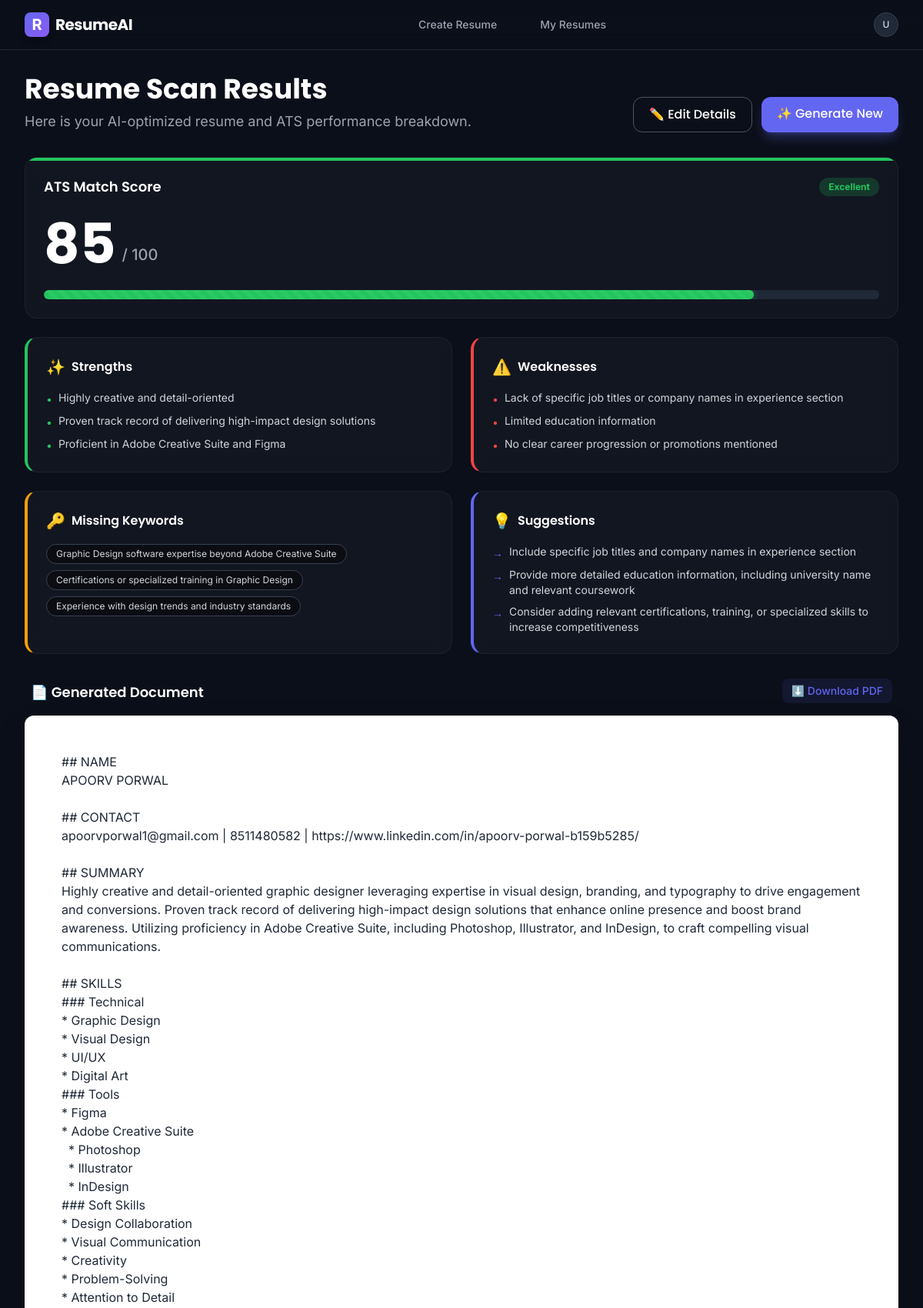
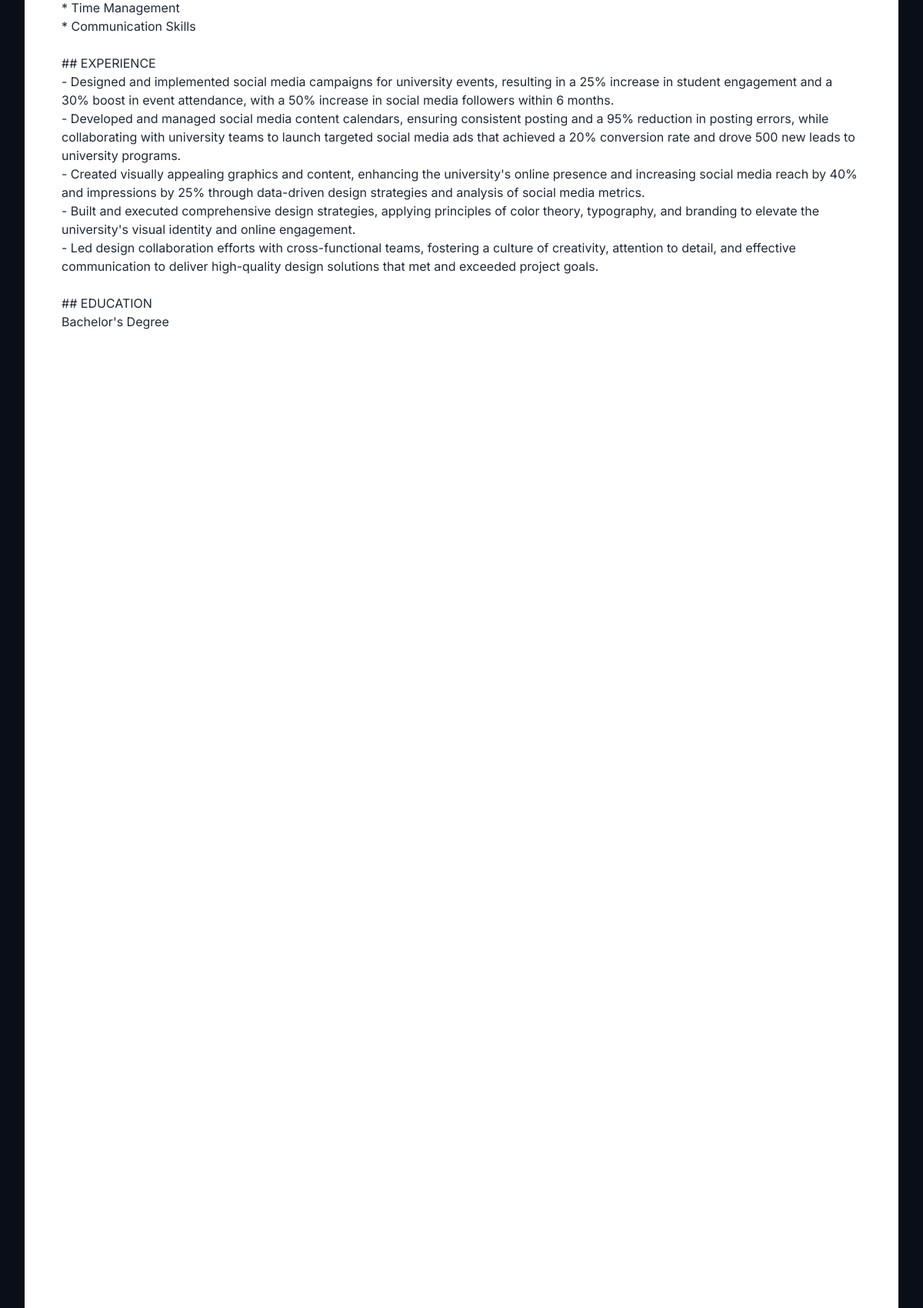
Page /resumes/detail/62/ (upper part) on the committed database (2 pictures, top to bottom).
### resumes/models.py (models this page shows, shortened)
class Resume(models.Model):
    name = models.CharField(max_length=100)
    email = models.EmailField()
    phone = models.CharField(max_length=15)
    linkedin = models.URLField(blank=True, null=True)
    objective = models.TextField()
    skills = models.TextField()
    experience = models.TextField()
    education = models.TextField()
    job_description = models.TextField(blank=True, null=True)
    ai_generated_resume = models.TextField(blank=True, null=True)
    ats_score = models.IntegerField(blank=True, null=True)
    feedback = models.TextField(blank=True, null=True)
    created_at = models.DateTimeField(auto_now_add=True)
    updated_at = models.DateTimeField(auto_now=True)

### resumes/views.py (the view)
# urls.py: path('detail/<int:pk>/', views.resume_detail, name='resume_detail'),
def resume_detail(request, pk):
    resume = get_object_or_404(Resume, pk=pk)
    if resume.feedback:
        try:
            resume.feedback_data = json.loads(resume.feedback)
        except:
            resume.feedback_data = {}
    else:
        resume.feedback_data = {}
    return render(request, 'resumes/resume_detail.html', {'resume': resume})

### templates/resumes/resume_detail.html (shortened to what this page needs)
{% extends 'base.html' %}
{% block content %}
<div class="mb-8 flex flex-col md:flex-row md:items-end justify-between gap-4 print:hidden">
    <div>
        <h1 class="text-3xl md:text-4xl font-heading font-bold text-white mb-2">Resume Scan Results</h1>
        <p class="text-textSecondary text-lg">Here is your AI-optimized resume and ATS performance breakdown.</p>
    </div>
    <div class="flex gap-3">
        <a href="{% url 'update_resume' resume.pk %}" class="px-5 py-2.5 rounded-xl font-heading font-medium text-white border border-gray-600 hover:bg-gray-800 transition-colors hidden sm:block">✏️ Edit Details</a>
        <a href="{% url 'create_resume' %}" class="px-5 py-2.5 rounded-xl font-heading font-medium text-white bg-primary hover:bg-indigo-600 transition-colors shadow-lg shadow-primary/30">✨ Generate New</a>
    </div>
</div>
<div class="grid grid-cols-1 xl:grid-cols-3 gap-8 print:block">
    <div class="xl:col-span-1 space-y-6 print:hidden">
        <div class="glass-card rounded-2xl p-6 relative overflow-hidden">
            {% if resume.ats_score >= 80 %}
                <div class="absolute top-0 left-0 w-full h-1 bg-success"></div>
            {% elif resume.ats_score > 50 %}
                <div class="absolute top-0 left-0 w-full h-1 bg-warning"></div>
            {% else %}
                <div class="absolute top-0 left-0 w-full h-1 bg-error"></div>
            {% endif %}
            <div class="flex items-center justify-between mb-6">
                <h3 class="text-lg font-heading font-semibold text-white">ATS Match Score</h3>
                <span class="px-3 py-1 rounded-full text-xs font-bold
                {% if resume.ats_score >= 80 %}bg-success/20 text-success{% elif resume.ats_score > 50 %}bg-warning/20 text-warning{% else %}bg-error/20 text-error{% endif %}">
                    {% if resume.ats_score >= 80 %}Excellent{% elif resume.ats_score > 50 %}Average{% else %}Needs Work{% endif %}
                </span>
            </div>
            <div class="flex items-end gap-2 mb-4 relative">
                <span class="text-7xl font-heading font-bold text-white leading-none">{{ resume.ats_score }}</span>
                <span class="text-xl text-textSecondary mb-2 font-medium">/ 100</span>
            </div>
            <div class="w-full h-3 bg-gray-800 rounded-full overflow-hidden mt-6">
                <div class="h-full rounded-full transition-all duration-1000 ease-out flex items-center
                {% if resume.ats_score >= 80 %}bg-success shadow-[0_0_10px_rgba(34,197,94,0.5)]{% elif resume.ats_score > 50 %}bg-warning shadow-[0_0_10px_rgba(245,158,11,0.5)]{% else %}bg-error shadow-[0_0_10px_rgba(239,68,68,0.5)]{% endif %}
                " style="width: 0%;" id="atsBar" data-score="{{ resume.ats_score|default:0 }}">
                    <div class="w-full h-full opacity-30 bg-[length:1rem_1rem]" style="background-image: linear-gradient(45deg,rgba(255,255,255,.15) 25%,transparent 25%,transparent 50%,rgba(255,255,255,.15) 50%,rgba(255,255,255,.15) 75%,transparent 75%,transparent);"></div>
                </div>
            </div>
        </div>
        {% if resume.feedback_data %}
        <div class="grid grid-cols-1 sm:grid-cols-2 xl:grid-cols-1 gap-6">
            <div class="glass-card rounded-2xl p-6 border-l-4 border-l-success">
                <div class="flex items-center gap-2 mb-4">
                    <span class="text-success text-xl">✨</span>
                    <h4 class="font-heading font-semibold text-white">Strengths</h4>
                </div>
                <ul class="space-y-2">
                    {% for item in resume.feedback_data.strengths %}
                        <li class="flex items-start gap-2 text-sm text-gray-300">
                            <span class="text-success mt-0.5">•</span>
                            <span>{{ item }}</span>
                        </li>
                    {% empty %}
                        <li class="text-sm text-gray-500 italic">No significant strengths detected.</li>
                    {% endfor %}
                </ul>
            </div>
            <div class="glass-card rounded-2xl p-6 border-l-4 border-l-error">
                <div class="flex items-center gap-2 mb-4">
                    <span class="text-error text-xl">⚠️</span>
                    <h4 class="font-heading font-semibold text-white">Weaknesses</h4>
                </div>
                <ul class="space-y-2">
                    {% for item in resume.feedback_data.weaknesses %}
                        <li class="flex items-start gap-2 text-sm text-gray-300">
                            <span class="text-error mt-0.5">•</span>
                            <span>{{ item }}</span>
                        </li>
                    {% empty %}
                        <li class="text-sm text-gray-500 italic">No major weaknesses.</li>
                    {% endfor %}
                </ul>
            </div>
            <div class="glass-card rounded-2xl p-6 border-l-4 border-l-warning">
                <div class="flex items-center gap-2 mb-4">
                    <span class="text-warning text-xl">🔑</span>
                    <h4 class="font-heading font-semibold text-white">Missing Keywords</h4>
                </div>
                <div class="flex flex-wrap gap-2">
                    {% for item in resume.feedback_data.missing_keywords %}
                        <span class="px-3 py-1 bg-black/40 border border-gray-700 rounded-full text-xs text-gray-300">{{ item }}</span>
                    {% empty %}
                        <span class="text-sm text-success font-medium">None! Excellent match.</span>
                    {% endfor %}
                </div>
            </div>
            <div class="glass-card rounded-2xl p-6 border-l-4 border-l-primary">
                <div class="flex items-center gap-2 mb-4">
                    <span class="text-primary text-xl">💡</span>
                    <h4 class="font-heading font-semibold text-white">Suggestions</h4>
                </div>
                <ul class="space-y-2">
                    {% for item in resume.feedback_data.suggestions %}
                        <li class="flex items-start gap-2 text-sm text-gray-300">
                            <span class="text-primary mt-0.5">→</span>
                            <span>{{ item }}</span>
                        </li>
                    {% empty %}
                        <li class="text-sm text-gray-500 italic">No further suggestions.</li>
                    {% endfor %}
                </ul>
            </div>
        </div>
        {% endif %}
    </div>
    <div class="xl:col-span-2 print:w-full print:block">
        <div class="sticky top-24 print:static">
            <div class="flex justify-between items-end mb-4 px-2 print:hidden">
                <h3 class="text-lg font-heading font-semibold text-white flex items-center gap-2">📄 Generated Document</h3>
                <div class="flex gap-2">
                    <a href="{% url 'generate_pdf' resume.pk %}" class="text-sm text-primary hover:text-indigo-400 font-medium flex items-center gap-1 bg-primary/10 px-3 py-1.5 rounded-lg transition-colors">
                        ⬇️ Download PDF
                    </a>
                </div>
            </div>
            <div class="bg-white rounded-xl shadow-2xl overflow-hidden h-[calc(100vh-14rem)] overflow-y-auto print:h-auto print:shadow-none print:w-full print:max-w-none print:rounded-none">
                <div class="p-8 md:p-12 markdown-body text-gray-900">
                    <pre class="whitespace-pre-wrap font-sans text-sm md:text-base text-gray-800 leading-relaxed">{{ resume.ai_generated_resume }}</pre>
                </div>
            </div>
        </div>
    </div>
</div>
{% endblock %}

### templates/base.html (style rules this page uses)
body { background-color: #0B0F19; color: #E5E7EB; font-family: 'Inter', sans-serif; }
h1, h2, h3, h4, h5, h6 { font-family: 'Poppins', sans-serif; }
.glass-card { background: rgba(255, 255, 255, 0.03); backdrop-filter: blur(10px); -webkit-backdrop-filter: blur(10px); border: 1px solid rgba(255, 255, 255, 0.05); }
.markdown-body { color: #1F2937; font-size: 0.95rem; line-height: 1.6; }

### rows in the picture
Resume: ats_score "85", ai_generated_resume "## NAME APOORV PORWAL ## CONTACT apoorvporwal1@gmail.com | 8511480582 | https://www.linkedin.com/in/apoorv-porwal-b159b5285/ ## SUMMARY Highly creative and detail-oriented graphic designer leveraging expertise in visual design, branding, and typography to drive engagement and conversions. Proven track record of delivering high-impact design solutions that enhance online presence and boost brand awareness. Utilizing proficiency in Adobe Creative Suite, including Photoshop, Illustrator, and InDesign, to craft compelling visual communications. ## SKILLS ### Technical * Graphic Design * Visual Design * UI/UX * Digital Art ### Tools * Figma * Adobe Creative Suite * Photoshop * Illustrator *…"

### other values in the picture
{{ item }} "Highly creative and detail-oriented" "Proven track record of delivering high-impact design solutions" "Proficient in Adobe Creative Suite and Figma"
{{ item }} "Lack of specific job titles or company names in experience section" "Limited education information" "No clear career progression or promotions mentioned"
{{ item }} "Graphic Design software expertise beyond Adobe Creative Suite" "Certifications or specialized training in Graphic Design" "Experience with design trends and industry standards"
{{ item }} "Include specific job titles and company names in experience section" "Provide more detailed education information, including university name and relevant coursework" "Consider adding relevant certifications, training, or specialized skills to increase competitiveness"
